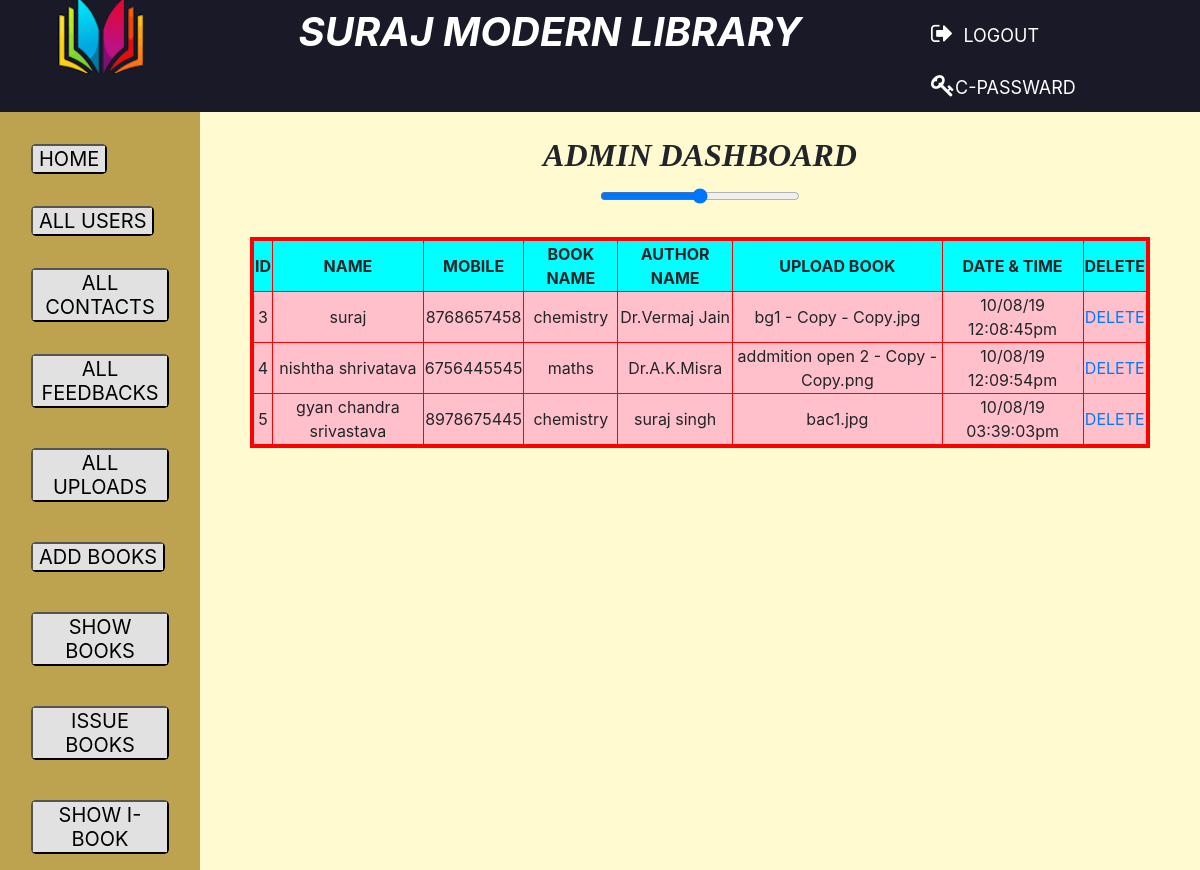
Page /allupload.php on the committed database.
### tables this page shows
CREATE TABLE IF NOT EXISTS `uploadbook` (
  `id` int(5) NOT NULL AUTO_INCREMENT,
  `name` varchar(50) NOT NULL,
  `mobile` varchar(50) NOT NULL,
  `bookname` varchar(50) NOT NULL,
  `authorname` varchar(50) NOT NULL,
  `uploadbook` varchar(500) NOT NULL,
  `datetime` varchar(50) NOT NULL,
  PRIMARY KEY (`id`)
);

### allupload.php (the view, shortened to what this page needs)
<!DOCTYPE html>
<html>
<head>
  <link rel="stylesheet" type="text/css" href="style.css">
    <link rel="stylesheet" href="css/bootstrap.min.css" />
    <link rel="stylesheet" href="css/animate.css" />
    <link rel="stylesheet" href="font-awesome.css" />
    <link rel="stylesheet" href="css/hover.css" />
    <link rel="stylesheet" href="css/style.css" />
</head>
<body>
<div class="container-fluid">
  <div class="row">
    <div class="col-sm-12"  style="background:#191927;">
      <div class="row">
    <div class="col-sm-2"style="background:#191927;">
              <center> <img src="pic/logo1.png"class="img img-fluid " style="height:73px;"></center>
           </div>
           <div class="col-sm-7 h1 text-white text-center mt-2">
              <i><b>SURAJ MODERN LIBRARY</b></i>
    </div>
    <div class="col-sm-3 mt-2">
      <ul class="nav nav-pills">
  <li class="nav-item ">
    <a class="nav-link" href="logoutcode.php?id=1"><font size="5px;"><i class="fa fa-sign-out text-white" aria-hidden="true"></i></font><font size="4px" class="text-white">&nbsp LOGOUT</font></a>
  </li>
  <li class="nav-item ">
    <a class="nav-link" href="changepassword.php"><font size="5px;"><i class="fa fa-key text-white " aria-hidden="true"></i></font><font size="4px" class="text-white">C-PASSWARD</font></a>
  </li>
</ul>
  </div>
             <div class="col-sm-12">
              <div class="row">
                <div class="col-sm-2"style="background:#bda24f">
                <nav class="nav flex-column">
                        <a class="nav-link text-left h5 mt-4" href="dashboard.php"><button class=" hvr-rectangle-in" style="border-radius:5px;">HOME</button></a>
                         <a class="nav-link text-left h5 mt-2" href="allregister.php"><button class=" hvr-rectangle-in" style="border-radius:5px;">ALL USERS</button></a>
                          <a class="nav-link text-left h5 mt-2" href="allcontact.php"><button class=" hvr-rectangle-in" style="border-radius:5px;">ALL CONTACTS</button></a>
                          <a class="nav-link text-left h5 mt-2" href="allfeedback.php"><button class=" hvr-rectangle-in" style="border-radius:5px;">ALL FEEDBACKS</button></a>
                        <a class="nav-link text-left h5 mt-3" href="allupload.php"><button class=" hvr-rectangle-in" style="border-radius:5px;">ALL UPLOADS</button></a>
                          <a class="nav-link text-left h5 mt-3" href="addbook.php"><button class=" hvr-rectangle-in" style="border-radius:5px;">ADD BOOKS</button></a>
                          <a class="nav-link text-left h5 mt-3" href="alladdbook.php"><button class=" hvr-rectangle-in" style="border-radius:5px;">SHOW BOOKS</button></a>
                          <a class="nav-link text-left h5 mt-3" href="issuebook.php"><button class=" hvr-rectangle-in" style="border-radius:5px;">ISSUE BOOKS</button></a>
                            <a class="nav-link text-left h5 mt-3" href="allissuebook.php"><button class=" hvr-rectangle-in" style="border-radius:5px;">SHOW I-BOOK</button></a>
                        </nav>
                </div>
                <div class="col-sm-10"style="background: #fffad0">
                  <div class="row">
                    <div class="col-sm-12 text-center h2 mt-4"style="font-family:algerian;"><i><b>ADMIN DASHBOARD</i></b>
                       <p><input type="range" name="" style="width:200px;"></p>
                  </div>
                    <div class="col-sm-12">
                      <div class="row">
       <table border=4 bordercolor=red align=center width=90%>
       	<tr bgcolor="cyan" align=center >
       		<th>ID</th>
       		<th>NAME</th>
       		<th>MOBILE</th>
       		<th>BOOK NAME</th>
       		<th>AUTHOR NAME</th>
          <th>UPLOAD BOOK</th>
       		<th>DATE & TIME</th>
          <th>DELETE</th>
       	</tr>
     <?php
     $con=mysqli_connect("localhost","root","","collagelibrary");
     $sel="select * from uploadbook";
     $r=mysqli_query($con,$sel);
    while($k=mysqli_fetch_array($r,MYSQLI_BOTH))
{
 	?>
       	<tr bgcolor="pink" align=center>
       		<td><?php echo $k['0']?></td>
       		<td><?php echo $k['1']?> </td>
       		<td><?php echo $k['2']?> </td>
       		<td><?php echo $k['3']?></td>
       		<td><?php echo $k['4']?></td>
       		<td><?php echo $k['5']?></td>
          <td><?php echo $k['6']?></td>
          <td><a href="uploaddel.php?id=<?php echo $k['0'];?>">DELETE</a></td>
       	</tr>
       	<?php
       }
?>
</table>
</div>
</div>
</body>
</html>

### css/style.css (style rules this page uses)
body { background-color:#f1f1f2 }

### rows in the picture
uploadbook: id "3", name "suraj", mobile "8768657458", bookname "chemistry", authorname "Dr.Vermaj Jain", uploadbook "bg1 - Copy - Copy.jpg", datetime "10/08/19 12:08:45pm"
uploadbook: id "4", name "nishtha shrivatava", mobile "6756445545", bookname "maths", authorname "Dr.A.K.Misra", uploadbook "addmition open 2 - Copy - Copy.png", datetime "10/08/19 12:09:54pm"
uploadbook: id "5", name "gyan chandra srivastava", mobile "8978675445", bookname "chemistry", authorname "suraj singh", uploadbook "bac1.jpg", datetime "10/08/19 03:39:03pm"
